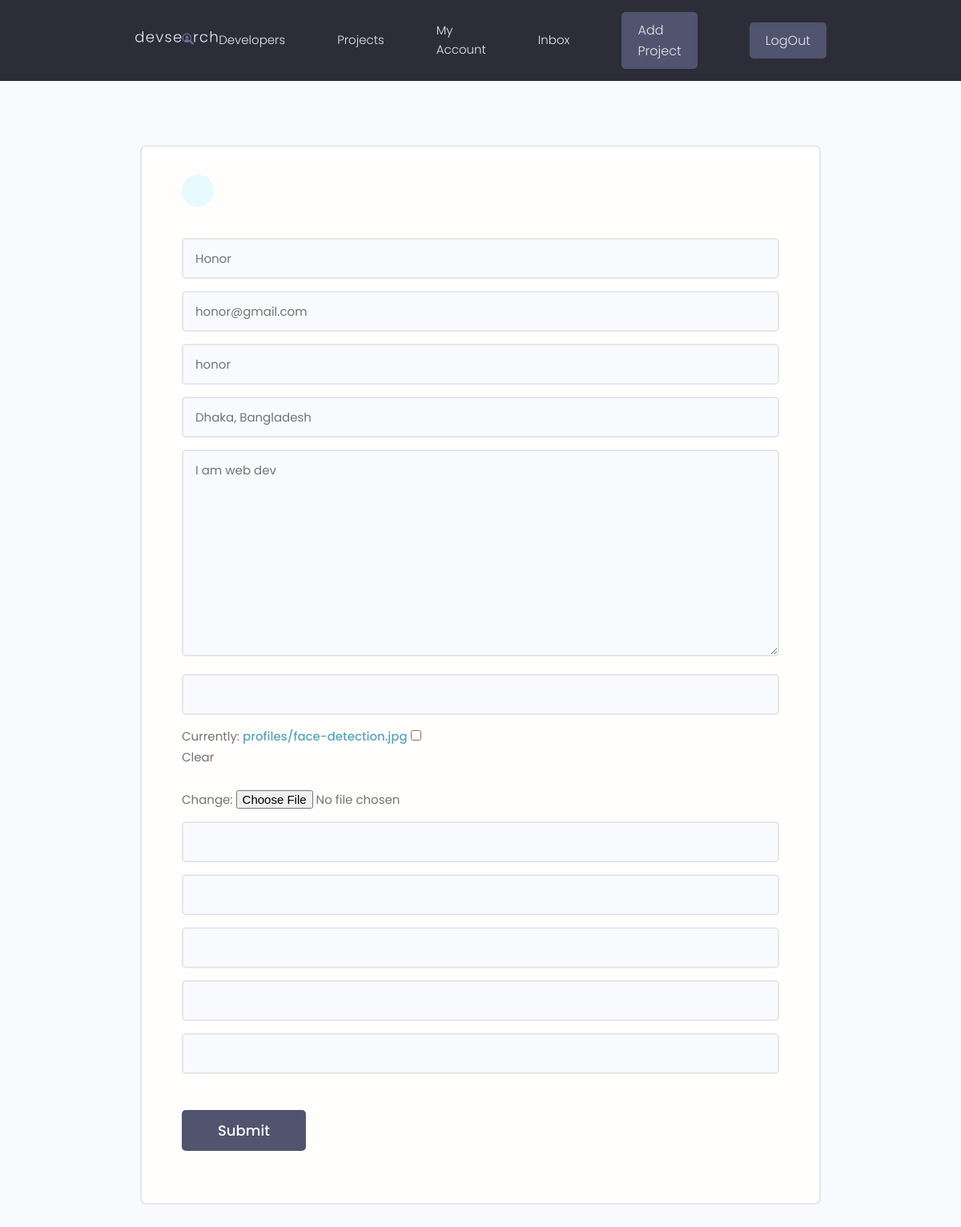
Page /edit-account/ (signed in) on the committed database.
### users/models.py (models this page shows, shortened)
class Profile(models.Model):
    user = models.OneToOneField(User, on_delete=models.CASCADE, null=True, blank=True)
    name = models.CharField(max_length=200, blank=True, null=True)
    email = models.EmailField(max_length=500, blank=True, null=True)
    username = models.CharField(max_length=200, blank=True, null=True)
    location = models.CharField(max_length=200, blank=True, null=True)
    short_intro = models.CharField(max_length=200, blank=True, null=True)
    bio = models.TextField(blank=True, null=True)
    profile_image = models.ImageField(null=True, blank=True, upload_to='profiles/', default='profiles/user-default.png')
    social_github = models.CharField(max_length=200, blank=True, null=True)
    social_twitter = models.CharField(max_length=200, blank=True, null=True)
    social_linkedin = models.CharField(max_length=200, blank=True, null=True)
    social_youtube = models.CharField(max_length=200, blank=True, null=True)
    social_website = models.CharField(max_length=200, blank=True, null=True)
    created = models.DateField(auto_now_add=True)
    id = models.UUIDField(default=uuid.uuid4, unique=True, primary_key=True, editable=False)

### users/views.py (the view)
# urls.py: path('edit-account/', views.editAccount, name='edit-account'),
@login_required(login_url='login')
def editAccount(request):
    profile = request.user.profile
    form = ProfileForm(instance=profile)
    if request.method == 'POST':
        form = ProfileForm(request.POST, request.FILES, instance=profile)
        if form.is_valid():
            form.save()
            return redirect('account')
    context={'form': form}
    return render(request, 'users/profile_form.html', context)

### users/forms.py
class ProfileForm(ModelForm):
    class Meta:
        model = Profile
        fields = ['name', 'email', 'username', 'location', 'bio', 'short_intro', 'profile_image', 'social_github', 'social_twitter', 'social_linkedin', 'social_youtube', 'social_website']
    def __init__(self, *args, **kwargs):
        super(ProfileForm, self).__init__(*args, **kwargs)
        for k, field in self.fields.items():
            field.widget.attrs.update({'class': 'input'})

### users/templates/users/profile_form.html (shortened to what this page needs)
{% extends 'main.html' %}
{% block content %}
<main class="formPage my-xl">
    <div class="content-box">
        <div class="formWrapper">
            <a class="backButton" href="{% url 'account' %}"></a>
            <br>
            <form action="{% url 'edit-account' %}" class="form" method="POST" enctype="multipart/form-data">
                {% for field in form %}
                <div class="form__field">
                    {{field}}
                </div>
                {% endfor %}
                <input class="btn btn--sub btn--lg  my-md" type="submit" value="Submit" />
            </form>
        </div>
    </div>
</main>
{% endblock content %}

### static/styles/app.css (style rules this page uses)
:root { --color-sub: #2d2d39; }
.btn--sub { background-color: var(--color-sub-light); }
.content-box { width: 95%; max-width: 85rem; margin: 0 auto; }
.backButton { background: var(--color-main-light); color: var(--color-main); width: 4rem; height: 4rem; display: flex; align-items: center; justify-content: center; border-radius: 50%; }
.formPage .formWrapper { list-style: none; background: var(--color-white); padding: 3.5rem 5rem; border: 2px solid var(--color-light); border-radius: 0.7rem; }

### static/uikit/styles/modules/_variables.css (style rules this page uses)
:root { --color-main: #5aa5b9; --color-main-light: #e6faff; --color-sub: #3f4156; --color-sub-light: #51546e; --color-sub-lighter: #ededfd; --color-text: #737373; --color-gray: #8b8b8b; --color-light: #e5e7eb; --color-light-gray: #767676; --color-bg: #f8fafd; --color-white: #fffefd; --color-white-light: #f3f3f3; --color-success: #359e64; --color-success-bg: #def8e8; --color-error: #fc4b0b; --color-error-bg: #fff2ee; --font-base: 'Poppins', arial, helvetica, 'Segoe UI', roboto, ubuntu, sans-serif; --font-monospace: 'Fira Code', 'Courier New', courier, monospace; --font-regular: 300; --font-medium: 500; --font-bold: 700; --generic-shadow: 1px 1px 5px #00000010; --generic-transition: all 0.3s ease-in-out; }

### static/uikit/styles/modules/_base.css (style rules this page uses)
* { margin: 0; padding: 0; box-sizing: border-box; text-rendering: optimizeLegibility; color: inherit; font-size: inherit; }
html { font-size: 50%; }
@media only screen and (min-width: 480px) { html { font-size: 56.25%; } }
@media only screen and (min-width: 1200px) { html { font-size: 62.5%; } }
body { line-height: 1.6; font-weight: 400; font-size: 1.5rem; color: var(--color-text); background-color: var(--color-bg); min-height: 100vh; }

### static/uikit/styles/modules/_typography.css (style rules this page uses)
* { font-family: var(--font-base); }
a { padding-bottom: 2px; text-decoration: none; display: inline-block; color: var(--color-main); font-weight: var(--font-medium); }

### static/uikit/styles/modules/_utilities.css (style rules this page uses)
.my-md { margin: 3rem auto; }
.my-xl { margin: 8rem auto; }

### static/uikit/styles/modules/_button.css (style rules this page uses)
.btn { display: inline-block; position: relative; cursor: pointer; background-color: var(--color-light); font-weight: var(--font-medium); color: var(--color-sub); text-decoration: none; padding: 1rem 2rem; border-radius: 0.5rem; border: none; width: -webkit-fit-content; width: -moz-fit-content; width: fit-content; height: -webkit-fit-content; height: -moz-fit-content; height: fit-content; font-size: 1.6rem; outline-width: 0; outline-color: transparent; -webkit-backface-visibility: hidden; backface-visibility: hidden; transition: all 0.3s ease-in-out; }
.btn--sub { background-color: var(--color-sub); color: var(--color-white); }
.btn--lg { font-size: 1.8rem; padding: 1.2rem 4.5rem; }

### static/uikit/styles/modules/_form.css (style rules this page uses)
.form { display: block; }
.form__field { margin-top: 1.5rem; margin-bottom: 1.5rem; }
.form__label, .form__field > label { display: block; margin-bottom: 0.5rem; color: var(--color-text); }
input.input[type='text'], input.input[type='email'], input.input[type='password'], input.input[type='number'], textarea.input { min-width: 24rem; width: 100%; padding: 1.2rem 1.5rem; border-radius: 0.5rem; border: 2px solid var(--color-light); transition: all 0.3s ease-in-out; background-color: var(--color-bg); }

### rows in the picture
Profile: form "Honor" "honor@gmail.com" "honor" "Dhaka, Bangladesh" "I am web dev"
